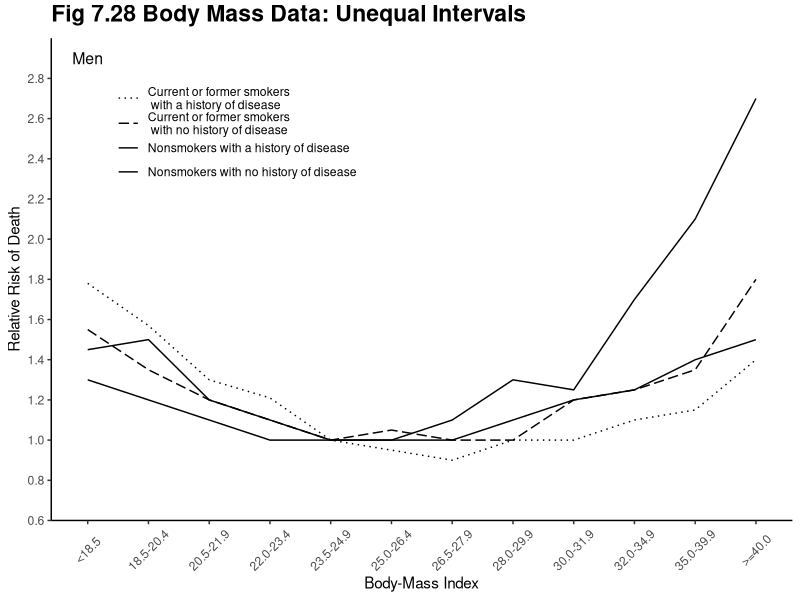
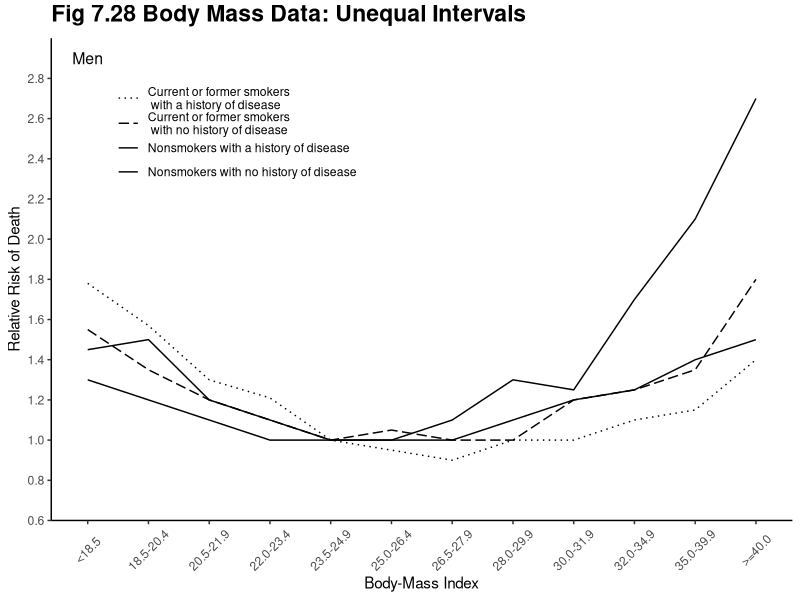

R code for these plots, in order:
library(ggplot2)
library(reshape2)

this_base <- "fig07-28_body-mass-data-unequal-intervals"

bmi <- c("<18.5", "18.5-20.4", "20.5-21.9", "22.0-23.4", 
         "23.5-24.9", "25.0-26.4", "26.5-27.9", "28.0-29.9", 
         "30.0-31.9", "32.0-34.9", "35.0-39.9", ">=40.0")

my_data <- 
  data.frame(
    bmi = factor(bmi, bmi),
    cfs_hd = c(1.78, 1.57, 1.30, 1.21, 1.0, 0.95, 0.90, 
               1.0, 1.0, 1.1, 1.15, 1.4),
    cfs_nhd = c(1.55, 1.35, 1.20, 1.1, 1.0, 1.05, 1.0, 
                1.0, 1.2, 1.25, 1.35, 1.8),
    ns_hd = c(1.45, 1.5, 1.2, 1.1, 1.0, 1.0, 1.0, 1.1, 1.2, 1.25, 1.4, 1.5),
    ns_nhd = c(1.3, 1.2, 1.1, 1.0, 1.0, 1.0, 1.1, 1.3, 1.25, 1.7, 2.1, 2.7))

my_data_long <- melt(my_data, id = "bmi",
                     variable.name = "risk_grp", value.name = "rrod")

legend_labs = c("Current or former smokers\n with a history of disease",
                "Current or former smokers\n with no history of disease",
                "Nonsmokers with a history of disease",
                "Nonsmokers with no history of disease")

p <- ggplot(my_data_long, aes(x = bmi, y = rrod, group = risk_grp)) +
  geom_line(aes(linetype = risk_grp)) +
  annotate("text", x = 1, y = 2.9, size = 4, label = "Men") +
  scale_linetype_manual(values = c("dotted", "longdash", "solid", "solid"),
                        labels = legend_labs) + 
  scale_y_continuous(breaks = seq(0.6, 2.8, 0.2), limits = c(0.6, 3.0), 
                     expand = c(0, 0)) +
  labs(x = "Body-Mass Index", y = "Relative Risk of Death") +
  ggtitle("Fig 7.28 Body Mass Data: Unequal Intervals") +  
  theme_classic() +
  theme(panel.grid.major = element_blank(),
        panel.grid.minor = element_blank(),
        plot.title = element_text(size = rel(1.5), face = "bold", vjust = 1.5),
        axis.text.x = element_text(angle = 45, vjust = 0.5),
        legend.position = c(0.25, 0.8), # relative to plot region
        legend.title = element_blank(),
        legend.key = element_blank())

p

ggsave(paste0(this_base, ".png"), p, width = 7, height = 6)

## note: my_data is estimated

## pedantic: technically one of the solid line should be heavier
